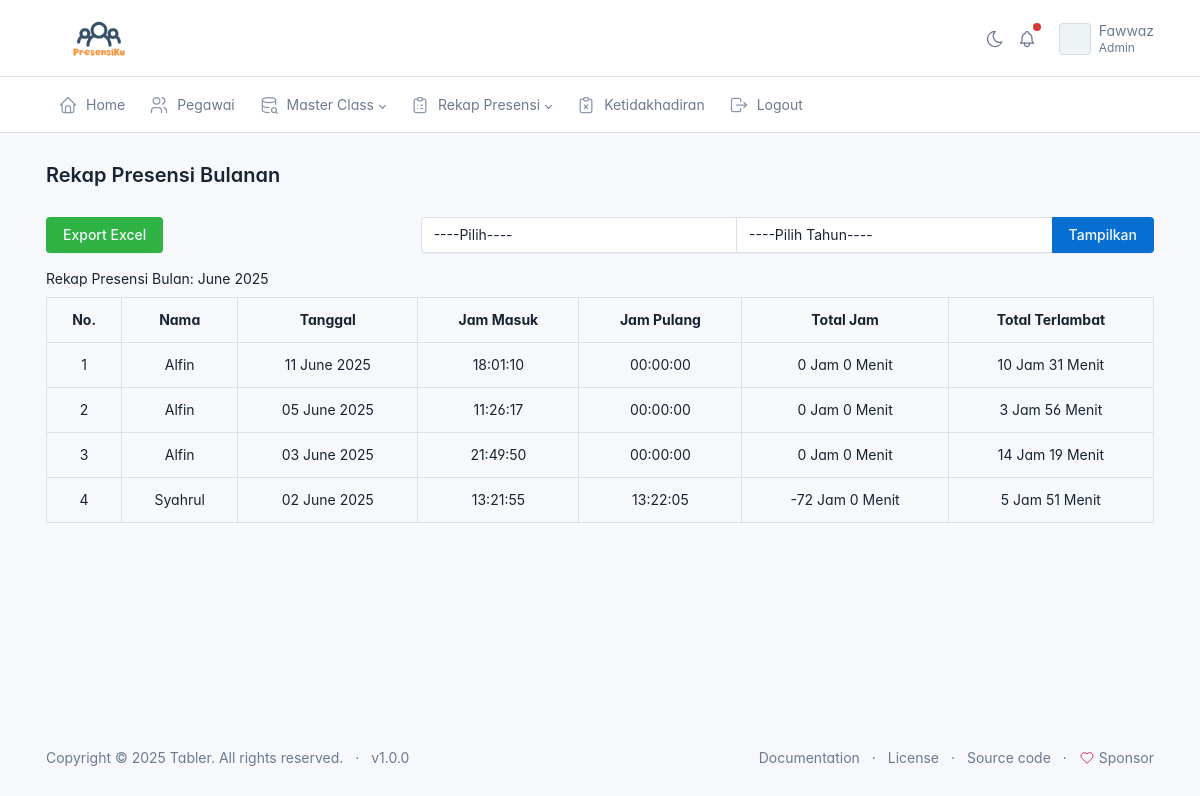
/admin/rekap_presensi/rekap_bulanan.php (signed in), run on the app's committed database.
### tables this page shows
CREATE TABLE `presensi` (
  `id` int(11) NOT NULL,
  `id_pegawai` int(11) NOT NULL,
  `tanggal_masuk` date NOT NULL,
  `jam_masuk` time NOT NULL,
  `foto_masuk` varchar(225) NOT NULL,
  `tanggal_keluar` date NOT NULL,
  `jam_keluar` time NOT NULL,
  `foto_keluar` varchar(225) NOT NULL
);

CREATE TABLE `pegawai` (
  `id` int(11) NOT NULL,
  `nip` varchar(50) NOT NULL,
  `name` varchar(200) NOT NULL,
  `jenis_kelamin` varchar(20) NOT NULL,
  `alamat` varchar(225) NOT NULL,
  `no_handphone` varchar(20) NOT NULL,
  `jabatan` varchar(100) NOT NULL,
  `lokasi_presensi` varchar(50) NOT NULL,
  `foto` varchar(225) NOT NULL
);

CREATE TABLE `lokasi_presensi` (
  `id` int(11) NOT NULL,
  `nama_lokasi` varchar(225) NOT NULL,
  `alamat_lokasi` varchar(225) NOT NULL,
  `tipe_lokasi` varchar(225) NOT NULL,
  `latitude` varchar(50) NOT NULL,
  `longitude` varchar(50) NOT NULL,
  `radius` int(11) NOT NULL,
  `zona_waktu` varchar(4) NOT NULL,
  `jam_masuk` time NOT NULL,
  `jam_pulang` time NOT NULL
);

### admin/rekap_presensi/rekap_bulanan.php (the view, shortened to what this page needs)
<?php
include('../layout/header.php');
include_once('../../config.php');
if (empty($_GET['filter_bulan'])) {
    $bulan_sekarang = date('Y-m');
    $result = mysqli_query($connection, "SELECT presensi.*, pegawai.name , pegawai.lokasi_presensi FROM presensi JOIN pegawai ON presensi.id_pegawai = pegawai.id WHERE DATE_FORMAT(tanggal_masuk, '%Y-%m') = '$bulan_sekarang' ORDER BY tanggal_masuk DESC");
}
if (empty($_GET['filter_bulan'])) {
    $bulan = date('Y-m');
} else {
    $bulan = $_GET['filter_tahun'] . '-' . $_GET['filter_bulan'];
}
?>
<div class="page-body">
    <div class="container-xl">
        <div class="row">
            <div class="col-md-4">
                <button type="button" class="btn btn-success mb-3" data-bs-toggle="modal"
                    data-bs-target="#exampleModal">
                    Export Excel
                </button>
            </div>
            <div class="col-md-8">
                <form method="GET">
                    <div class="input-group">
                        <select name="filter_bulan" id="" class="form-control">
                            <option value="">----Pilih----</option>
                        </select>
                        <select name="filter_tahun" class="form-control" id="">
                            <option value="">----Pilih Tahun----</option>
                        </select>
                        <button type="submit" class="btn btn-primary">Tampilkan</button>
                    </div>
                </form>
            </div>
        </div>
        <span class="mb-2">Rekap Presensi Bulan: <?= date('F Y', strtotime($bulan)) ?>
        </span>
        <table class="table table-bordered mt-2">
            <tr class="text-center">
                <th>No.</th>
                <th>Nama</th>
                <th>Tanggal</th>
                <th>Jam Masuk</th>
                <th>Jam Pulang</th>
                <th>Total Jam</th>
                <th>Total Terlambat</th>
            </tr>
            <?php if (mysqli_num_rows($result) === 0) { ?>
            <tr class="text-center">
                <td colspan="6">Data rekap presensi masih kosong</td>
            </tr>
            <?php } else { ?>
            <?php $no = 1;
                while ($rekap = mysqli_fetch_array($result)):
                    $jam_tanggal_masuk = date('Y-m-d H:i:s', strtotime($rekap['tanggal_masuk'] . ' ' . $rekap['jam_masuk']));
                    $jam_tanggal_keluar = date('Y-m-d H:i:s', strtotime($rekap['tanggal_keluar'] . ' ' . $rekap['jam_keluar']));
                    $timestamp_masuk = strtotime($jam_tanggal_masuk);
                    $timestamp_keluar = strtotime($jam_tanggal_keluar);
                    $selisih = $timestamp_keluar - $timestamp_masuk;
                    $total_jam_kerja = floor($selisih / 3600);
                    $selisih -= $total_jam_kerja * 3600;
                    $selisih_menit_kerja = floor($selisih / 60);
                    $lokasi_presensi = $rekap['lokasi_presensi'];
                    $lokasi = mysqli_query($connection, "SELECT * FROM lokasi_presensi WHERE nama_lokasi = '$lokasi_presensi'");
                    while ($lokasi_result = mysqli_fetch_array($lokasi)):
                        $jam_masuk_kantor = date('H:i:s', strtotime($lokasi_result['jam_masuk']));
                    endwhile;
                    $jam_masuk = date('H:i:s', strtotime($rekap['jam_masuk']));
                    $timestamp_jam_masuk_real = strtotime($jam_masuk);
                    $timestamp_jam_masuk_kantor = strtotime($jam_masuk_kantor);
                    $terlambat = $timestamp_jam_masuk_real - $timestamp_jam_masuk_kantor;
                    $total_jam_terlambat = floor($terlambat / 3600);
                    $terlambat -= $total_jam_terlambat * 3600;
                    $selisih_menit_terlambat = floor($terlambat / 60);
                    ?>
            <tr class="text-center">
                <td><?= $no++ ?></td>
                <td><?= $rekap['name']; ?></td>
                <td><?= date('d F Y', strtotime($rekap['tanggal_masuk'])) ?></td>
                <td><?= $rekap['jam_masuk'] ?></td>
                <td><?= $rekap['jam_keluar'] ?></td>
                <td>
                    <?php if ($rekap['tanggal_keluar'] == '0000-00-00'): ?>
                    <span>0 Jam 0 Menit</span>
                    <?php else: ?>
                    <?= $total_jam_kerja . ' Jam ' . $selisih_menit_kerja . ' Menit' ?>
                    <?php endif; ?>
                </td>
                <td>
                    <?php if ($total_jam_terlambat < 0): ?>
                    <span class="badge bg-success">On Time</span>
                    <?php else: ?>
                    <?= $total_jam_terlambat . ' Jam ' . $selisih_menit_terlambat . ' Menit' ?>
                    <?php endif; ?>
                </td>
            </tr>
            <?php endwhile; ?>
            <?php } ?>
        </table>
    </div>
</div>
<?php include('../layout/footer.php'); ?>

### data on the page
presensi: id_pegawai.name "Alfin", tanggal_masuk "11 June 2025", jam_masuk "18:01:10", jam_keluar "00:00:00", tanggal_keluar "0 Jam 0 Menit", jam_masuk.jam_masuk "10", selisih_menit_terlambat "31"
presensi: id_pegawai.name "Alfin", tanggal_masuk "05 June 2025", jam_masuk "11:26:17", jam_keluar "00:00:00", tanggal_keluar "0 Jam 0 Menit", jam_masuk.jam_masuk "3", selisih_menit_terlambat "56"
presensi: id_pegawai.name "Alfin", tanggal_masuk "03 June 2025", jam_masuk "21:49:50", jam_keluar "00:00:00", tanggal_keluar "0 Jam 0 Menit", jam_masuk.jam_masuk "14", selisih_menit_terlambat "19"
presensi: id_pegawai.name "Syahrul", tanggal_masuk "02 June 2025", jam_masuk "13:21:55", jam_keluar "13:22:05", total_jam_kerja "-72", selisih_menit_kerja "0", jam_masuk.jam_masuk "5", selisih_menit_terlambat "51"

### other printed values
$_SESSION['name'] "Fawwaz"
$_SESSION['jabatan'] "Admin"
$judul "Rekap Presensi Bulanan"
date('F Y', strtotime($bulan)) "June 2025"
